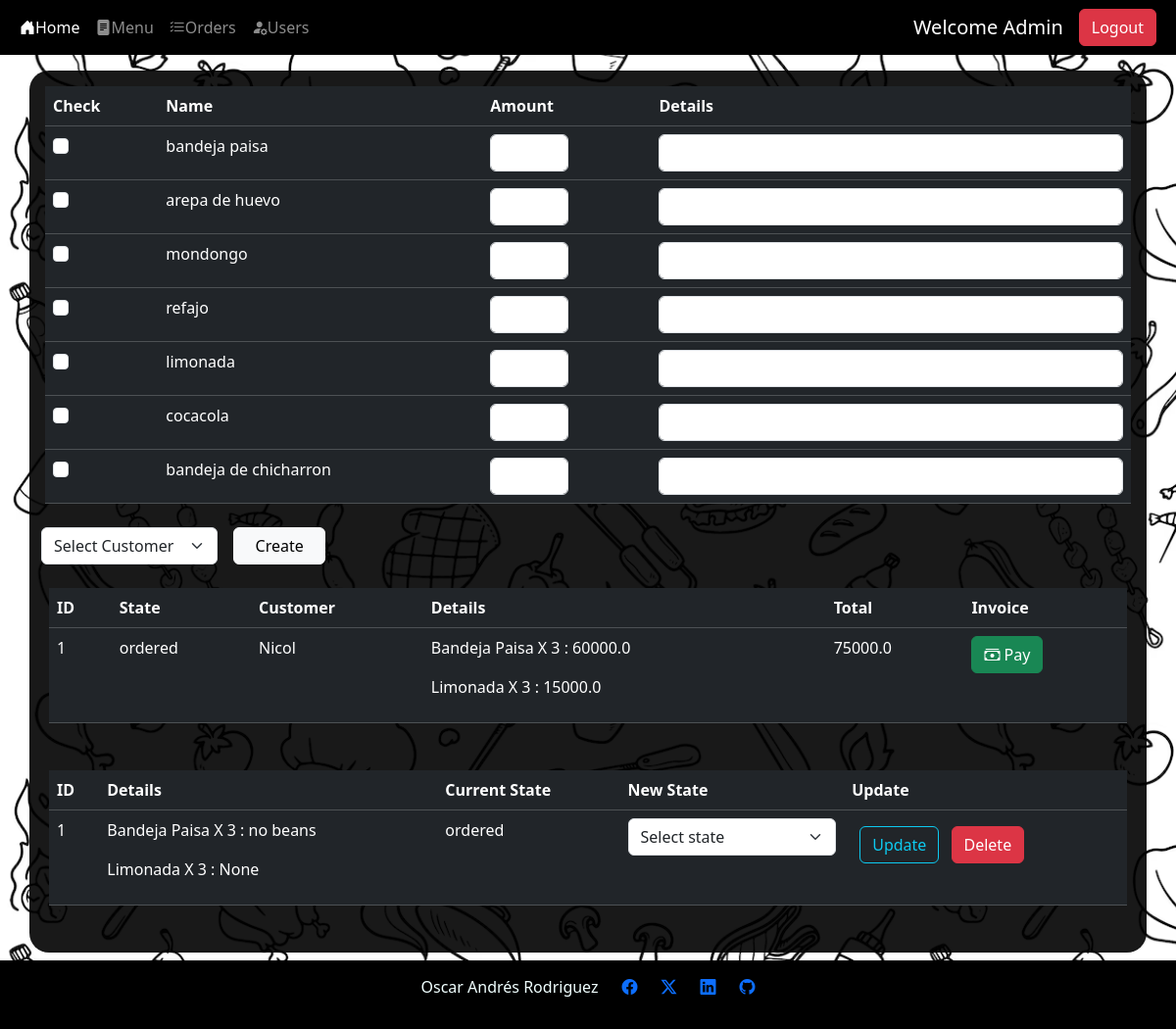
Screenshot of /orders/ (signed in) with the database file from the repository.
### src/db/db_models.py (models this page shows)
class Users(Base):
    __tablename__ = "users"
    id = Column(Integer,primary_key=True, index=True)
    name = Column(String)
    last_name = Column(String)
    email = Column(String, unique=True, index=True, nullable=False)
    password = Column(String, nullable=False)
    rol_id = Column(Integer, ForeignKey('roles.id'), nullable=True)

class Food(Base):
    __tablename__ = "food"
    id = Column(Integer,primary_key=True, index=True)
    name = Column(String, nullable=False)
    origin = Column(String)
    ingredients = Column(String, nullable=False)
    meal_id = Column(Integer,ForeignKey('meal.id'), nullable=False)
    price = Column(Integer, nullable=False)
    image_url = Column(String, nullable=True)
    type_id = Column(Integer, ForeignKey("types.id"), nullable=False)

class States(Base):
    __tablename__ = "states"
    id = Column(Integer,primary_key=True, index=True)
    name = Column(String, nullable=False)

class OrderDetail(Base):
    __tablename__ = 'orderdetail'
    id = Column(Integer,primary_key=True)
    order_id = Column(Integer, ForeignKey('orders.id'), nullable=False, index=True)
    food_id = Column(Integer,ForeignKey('food.id'), nullable=True)
    user_id = Column(Integer,ForeignKey('users.id'), nullable=False)
    detail = Column(String)
    food_quantity = Column(Integer, nullable=True)

### src/routes/orders.py (the view)
@router.get('/')
def get_orders(request: Request,db: Session = Depends(get_db)):
    print("loading orders page")
    user, body = get_current_user(request=request, db=db)
    if user is None:
            return RedirectResponse(url="/home",status_code=status.HTTP_307_TEMPORARY_REDIRECT)
    menu, types, food= menu_actions.get_menu_details(db=db)
    customers = db.query(Users).filter(Users.rol_id == 4).all()
    body["customers"] = customers
    body["menu"] = menu
    body['orders'] = order_actions.get_order_details(db)
    return templates.TemplateResponse("orders.html", body)

### templates/orders.html (shortened to what this page needs)
{% extends "layout.html" %}
{% block content %}
<div class="container menu-container mt-3 p-3 ">
    {% if rol in [1,3] %}
    <form action="/orders/add_order"  method="post">
        <table class="table table-dark table-hover p-1">
            <thead>
                <tr>
                    <th>Check</th>
                    <th>Name</th>
                    <th>Amount</th>
                    <th>Details</th>
                </tr>
            </thead>
            <tbody>
                {% for item in menu %}
                <tr>
                    <td>
                        <input class="form-check-input" type="checkbox" value="{{item.food_id}}" id="food_id" name="food_id_{{item.food_id}}">
                    </td>
                    <td>
                        <label class="form-check-label" for="{{item.id}}"> {{item.name}} </label>
                    </td>
                    <td >
                        <input class="form-control" type="number" min="0" id="food_quantity" name="food_quantity_{{item.food_id}}" style="width: 80px;">
                    </td>
                    <td>
                        <input type="text" class="form-control" id="detail" name="detail_{{item.food_id}}" >
                    </td>
                </tr>
                {% endfor %}
            </tbody>
        </table>
        <div class="row">
            <select class="form-select m-2" aria-label="select customer" style="max-width: 180px;" name="customer_id">
                <option selected>Select Customer</option>
              </select>
            <button type="submit" class="btn btn-light col-1 m-2">Create</button>
        </div>
    </form>
    <div class="row p-3">
        <table class="table table-dark table-hover p-1">
            <thead>
                <tr>
                    <th>ID</th>
                    <th>State</th>
                    <th>Customer</th>
                    <th>Details</th>
                    <th>Total</th>
                    <th>Invoice</th>
                </tr>
            </thead>
            <tbody>
                {% for order in orders %}
                {% if order.state != 'finished' %}
                <tr>
                    <td> {{order.id}} </td>
                    <td> {{order.state}} </td>
                    <td> {{order.user_name | title}} </td>
                    <td>
                        {% for order_id, order_detail in order.details.items() %}
                        <p>{{ order_detail.food_name | title}} X {{ order_detail.food_quantity }} : {{ order_detail.price }}</p>
                        {% endfor %}
                    </td>
                    <td> {{order.total}} </td>
                    <td>
                        <a class="btn btn-success" href="/invoice/create_invoice/{{order.id}}"><i class="bi bi-cash-stack"></i> Pay</a>
                    </td>
                </tr>
                {% endif %}
                {% endfor %}
            </tbody>
        </table>
    </div>
    {% endif %}
    {% if rol in [1,2] %}
    <div class="row p-3">
        <table class="table table-dark table-hover p-1">
            <thead>
                <tr>
                    <th>ID</th>
                    <th>Details</th>
                    <th>Current State </th>
                    <th>New State</th>
                    <th>Update</th>
                </tr>
            </thead>
            <tbody>
                {% for order in orders %}
                <tr>
                    <td><input type="number" value="{{order.id}}" id="order_{{order.id}}" name="order_id" style="display: none;">
                        <label class="form-check-label" for="order_{{order.id}}"> {{order.id}} </label>
                    </td>
                    <td>
                        {% for order_id, order_detail in order.details.items() %}
                        <p>{{ order_detail.food_name | title}} X {{ order_detail.food_quantity }} : {{ order_detail.detail }}</p>
                        {% endfor %}
                    </td>
                    <td>
                        {{order.state}}
                    </td>
                    <td>
                        <select class="form-select" name="state_id">
                            <option selected>Select state</option>
                          </select>
                    </td>
                    <td>
                        <button type="submit" class="btn btn-outline-info m-2">Update</button>
                        <a href="/orders/delete_order/{{order.id}}" class="btn btn-danger">Delete</a>
                    </td>
                </tr>
                {% endfor %}
            </tbody>
        </table>
    </div>
    {% endif %}
</div>
{% endblock %}

### templates/nav-bar.html (shortened to what this page needs)
<nav class="navbar navbar-expand-lg navbar-dark bg-black ">
    <div class="container-fluid">
      <div class="collapse navbar-collapse" id="navbarSupportedContent">
        <ul class="navbar-nav me-auto mb-2 mb-lg-0">
          <li class="nav-item">
            <a class="nav-link active" aria-current="page" href="/home"> <i class="bi-house-door-fill"></i>Home</a>
          </li>
        {% if session %}
          <li class="nav-item">
            <a class="nav-link" href="/menu"> <i class="bi-file-text-fill"></i>Menu</a>
          </li>
          {% if rol != 4%}
          <li class="nav-item">
            <a class="nav-link" href="/orders"> <i class="bi-list-check"></i>Orders</a>
          </li>
          {% endif %}
        {% endif %}
        {% if rol == 1%}
          <li class="nav-item">
            <a class="nav-link" href="/users/users"> <i class="bi-person-fill-gear"></i>Users</a>
          </li>
        {% endif %}
      </ul>
      {% if USERNAME  %}
      <a class="navbar-brand">Welcome {{ USERNAME | title }}</a>
      {% endif %}
        {% if session == True %}
        <form class="d-flex" role="logout" method="post" action="/logout">
          <button class="btn btn-danger me-2" href="/logout" type="submit">Logout</button>
        </form>
          {% else %}
          <a class="btn btn-success me-2" href="/login">Login</a>
          <a class="btn btn-info me-2" href="/register">Register</a>
          {% endif %}
      </div>
    </div>
  </nav>

### static/styles.css (style rules this page uses)
body { background-image: url("/static/food.png"); }
.menu-container { background: rgba(0,0,0,.9); color: azure; border-radius: 20px; }

### rows the page displays
Users: name "Admin"
Food: name "bandeja paisa", food_name "Bandeja Paisa", food_name "Bandeja Paisa"
Food: name "arepa de huevo"
Food: name "mondongo"
Food: name "refajo"
Food: name "limonada", food_name "Limonada", food_name "Limonada"
Food: name "cocacola"
Food: name "bandeja de chicharron"
States: state "ordered", state "ordered"
Users: user_name "Nicol"
OrderDetail: detail "no beans"

### other values shown
{{ order.id }} "1"
{{ order_detail.food_quantity }} "3" "3"
{{ order_detail.price }} "60000.0" "15000.0"
{{ order.total }} "75000.0"
{{ order_detail.detail }} "None"
